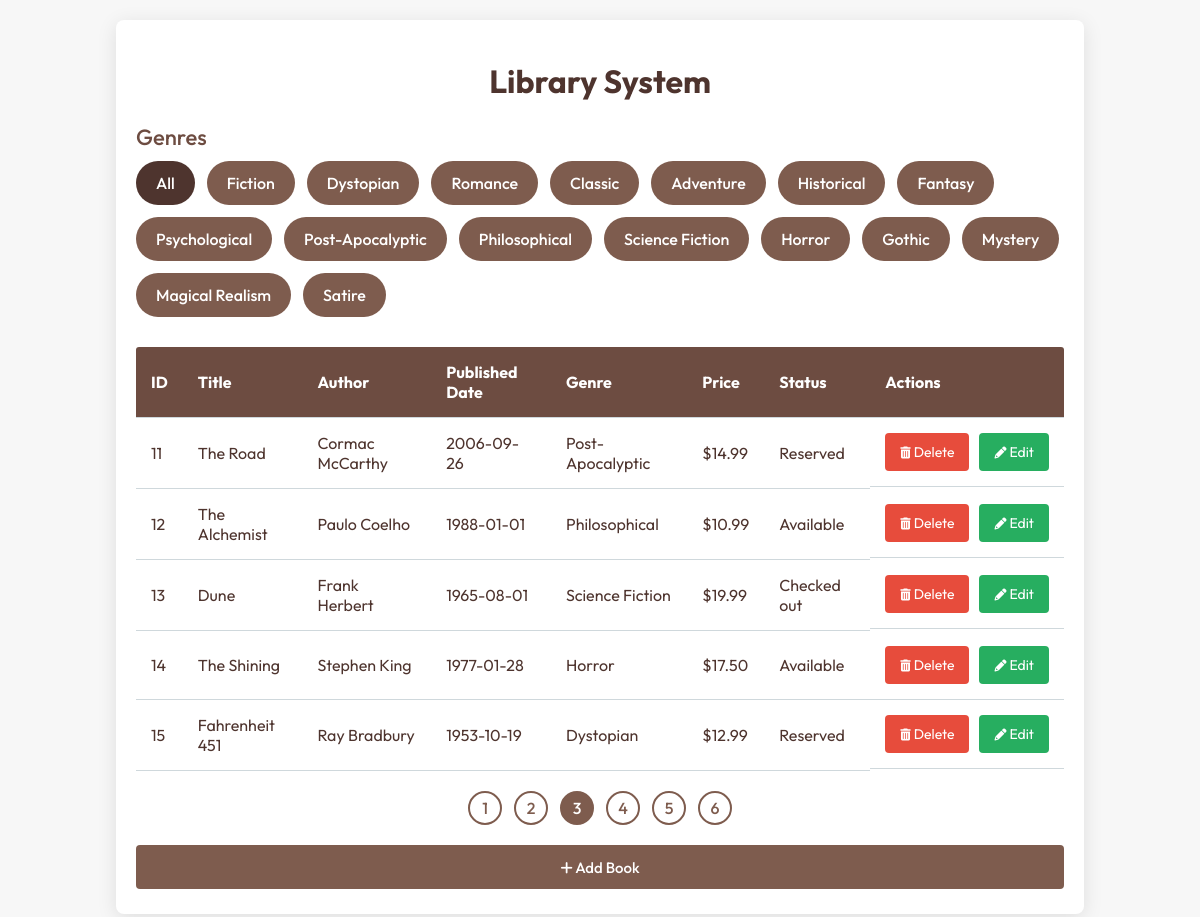
/?page=3, run on the app's committed database.
### tables this page shows
CREATE TABLE books (
    id INT AUTO_INCREMENT PRIMARY KEY,
    title VARCHAR(255) NOT NULL,
    author VARCHAR(255) NOT NULL,
    published_date DATE NOT NULL,
    genre VARCHAR(100) NOT NULL,
    price DECIMAL(10,2) NOT NULL,
    status ENUM('available', 'checked_out', 'reserved') NOT NULL DEFAULT 'available'
);

### index.php (the view, shortened to what this page needs)
<?php
include 'db.php';
$limit = 5;
$page = isset($_GET['page']) ? (int)$_GET['page'] : 1;
$offset = ($page - 1) * $limit;
$selected_genre = isset($_GET['genre']) ? $_GET['genre'] : '';
$query = "SELECT DISTINCT genre FROM books";
$result = $conn->query($query);
$genres = [];
while ($row = $result->fetch_assoc()) {
  $genres[] = $row['genre'];
}
$query_books = "SELECT * FROM books WHERE genre LIKE '%$selected_genre%' LIMIT $limit OFFSET $offset";
$result_books = $conn->query($query_books);
$books = [];
while ($row = $result_books->fetch_assoc()) {
  $books[] = $row;
}
$query_count = "SELECT COUNT(*) AS total FROM books WHERE genre LIKE '%$selected_genre%'";
$result_count = $conn->query($query_count);
$total_books = $result_count->fetch_assoc()['total'];
$total_pages = ceil($total_books / $limit);
?>
<!DOCTYPE html>
<html lang="en">
<head>
  <link rel="stylesheet" href="styles.css">
  <link href="https://cdnjs.cloudflare.com/ajax/libs/font-awesome/6.0.0-beta3/css/all.min.css" rel="stylesheet">
</head>
<body>
  <div class="container">
    <h1>Library System</h1>
    <div class="genres">
      <h3>Genres</h3>
      <div class="genre-list">
      <a href="?page=1" class="genre <?php echo ($selected_genre === '' || $selected_genre === 'All') ? 'active' : ''; ?>">All</a>
      <?php foreach ($genres as $genre): ?>
          <a href="?page=1&genre=<?php echo urlencode($genre); ?>" class="genre <?php echo ($selected_genre === $genre) ? 'active' : ''; ?>"><?php echo $genre; ?></a>
        <?php endforeach; ?>
      </div>
    </div>
     <div class="table-container">
    <table class="book-table">
      <thead>
        <tr>
          <th>ID</th>
          <th>Title</th>
          <th>Author</th>
          <th>Published Date</th>
          <th>Genre</th>
          <th>Price</th>
          <th>Status</th>
          <th>Actions</th>
        </tr>
      </thead>
      <tbody>
        <?php foreach ($books as $book): ?>
          <tr>
            <td><?php echo $book['id']; ?></td>
            <td><?php echo $book['title']; ?></td>
            <td><?php echo $book['author']; ?></td>
            <td><?php echo $book['published_date']; ?></td>
            <td><?php echo $book['genre']; ?></td>
            <td>$<?php echo number_format($book['price'], 2); ?></td>
            <td><?php echo ucfirst(str_replace('_', ' ', $book['status'])); ?></td>
            <td class="actions">
              <form action="delete_book.php" method="POST">
                <button class="delete"> <i class="fas fa-trash-alt" style="font-size:12px;"></i> Delete</button>
              </form>
              <form action="edit_book.php" method="POST">
    <button class="edit">
        <i class="fas fa-pencil-alt" style="font-size:12px;"></i> Edit
    </button>
</form>
            </td>
          </tr>
        <?php endforeach; ?>
      </tbody>
    </table>
    </div>
    <div class="pagination">
      <?php
      for ($i = 1; $i <= $total_pages; $i++) {
          $genre_param = $selected_genre ? "&genre=" . urlencode($selected_genre) : '';
          if ($i == $page) {
              echo "<span class='page-link current'>$i</span>";
          } else {
              echo "<a href='?page=$i$genre_param' class='page-link'>$i</a>";
          }
      }
      ?>
    </div>
    <form action="add_book.php" method="POST" class="add-book">
      <button class="add-btn"><i class="fas fa-plus" style="font-size: 14px;"></i> Add Book</button>
    </form>
  </div>
</body>
</html>

### styles.css (style rules this page uses)
body { font-family: 'Outfit', sans-serif; background-color: #f7f7f7; margin: 0; padding: 20px; display: flex; justify-content: center; color: #4e342e; -webkit-scrollbar:none; }
a { text-decoration: none; }
.container { width: 80%; max-width: 1000px; background: #ffffff; padding: 20px; padding-bottom: 25px; border-radius: 8px; box-shadow: 0px 4px 20px rgba(0, 0, 0, 0.1); }
h1 { text-align: center; color: #4e342e; margin-bottom: 20px; font-size: 2rem; }
.genres h3 { margin-bottom: 10px; color: #6d4c41; font-weight: 500; font-size: 22px; }
.genre-list { display: flex; flex-wrap: wrap; gap: 12px; }
.genre { color: white; background-color: #7e5c4e; font-weight: 500; border: 2px solid transparent; padding: 10px 18px; border-radius: 30px; font-size: 16px; text-align: center; cursor: pointer; transition: all 0.3s ease; display: inline-block; }
.genre.active { background-color: #4e342e; }
.book-table { width: 100%; border-collapse: collapse; margin-top: 30px; border-radius: 3px 3px 0 0; overflow: hidden; }
.book-table th, .book-table td { padding: 15px; text-align: left; border-bottom: 1px solid #cfd8dc; }
.book-table th { background: #6d4c41; color: #ffffff; font-weight: bold; }
.actions { display: flex; gap: 10px; }
button { border: none; padding: 10px 15px; cursor: pointer; border-radius: 4px; font-size: 14px; font-family: "Outfit", sans-serif; white-space: nowrap; transition: background 0.3s ease, transform 0.2s ease, opacity 0.2s; }
.add-btn { background: #7e5c4e; color: #ffffff; width: 100%; display: block; font-size: 15px; padding: 12.5px 20px; font-weight: 500; margin-top: 20px; }
.delete { background: #e74c3c; color: #ffffff; }
.edit { background: #27ae60; color: #ffffff; }
.pagination { display: flex; justify-content: center; gap: 12px; margin-top: 20px; }
.page-link { background: white; border: 2px solid #7e5c4e; color: #7e5c4e; font-weight: 500; width: 30px; height: 30px; display: flex; justify-content: center; align-items: center; text-decoration: none; border-radius: 50%; font-size: 16px; transition: background 0.3s ease; text-align: center; }
.page-link.current { background: #7e5c4e; color: white; cursor: default; }

### data on the page
books: id "11", title "The Road", author "Cormac McCarthy", published_date "2006-09-26", genre "Post-Apocalyptic", price "14.99", status "Reserved"
books: id "12", title "The Alchemist", author "Paulo Coelho", published_date "1988-01-01", genre "Philosophical", price "10.99", status "Available"
books: id "13", title "Dune", author "Frank Herbert", published_date "1965-08-01", genre "Science Fiction", price "19.99", status "Checked out"
books: id "14", title "The Shining", author "Stephen King", published_date "1977-01-28", genre "Horror", price "17.50", status "Available"
books: id "15", title "Fahrenheit 451", author "Ray Bradbury", published_date "1953-10-19", genre "Dystopian", price "12.99", status "Reserved"

### other printed values
$genre "Fiction"
$genre "Dystopian"
$genre "Romance"
$genre "Classic"
$genre "Adventure"
$genre "Historical"
$genre "Fantasy"
$genre "Psychological"
$genre "Post-Apocalyptic"
$genre "Philosophical"
$genre "Science Fiction"
$genre "Horror"
$genre "Gothic"
$genre "Mystery"
$genre "Magical Realism"
